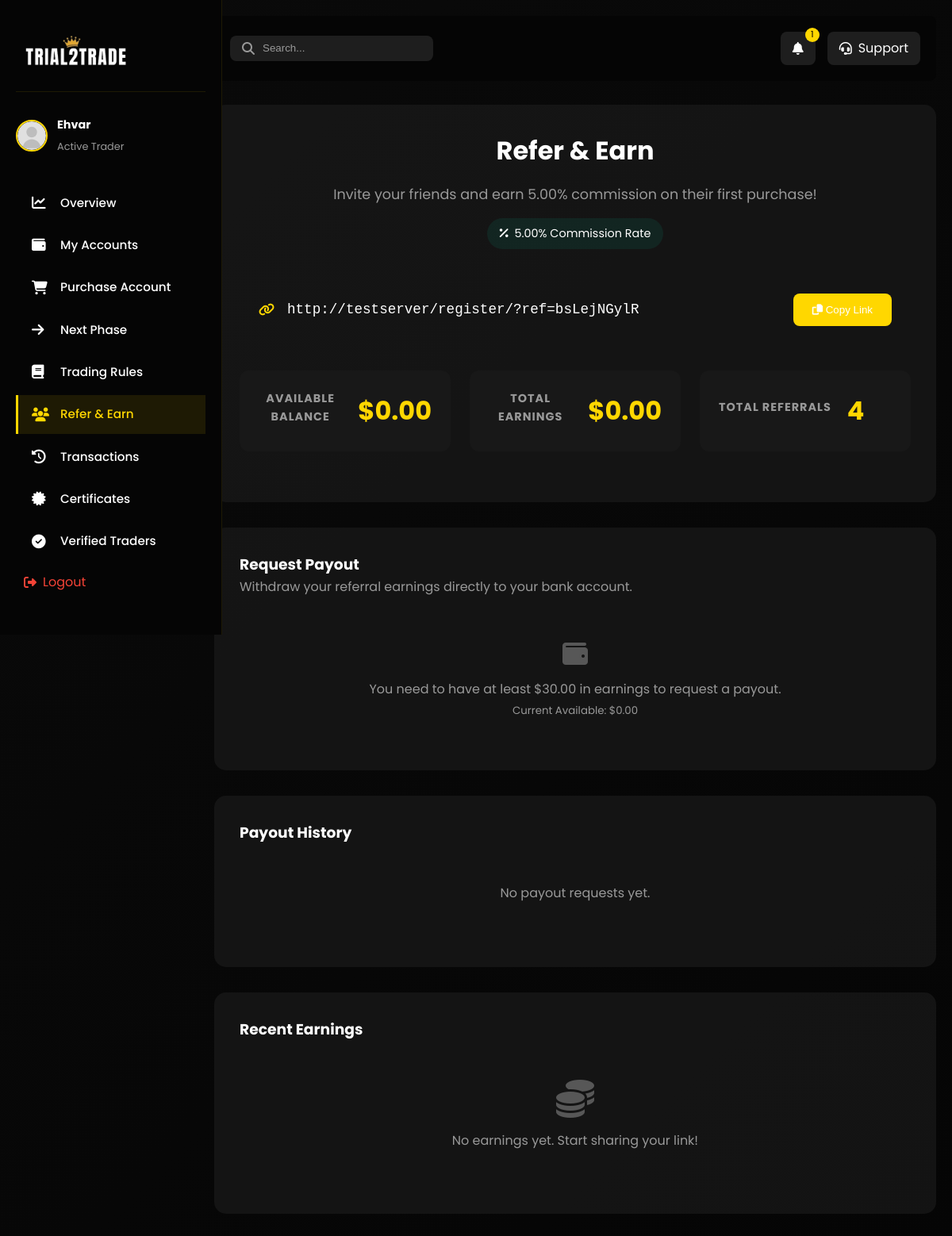
The app's page /dashboard-referral/ (signed in), older data.
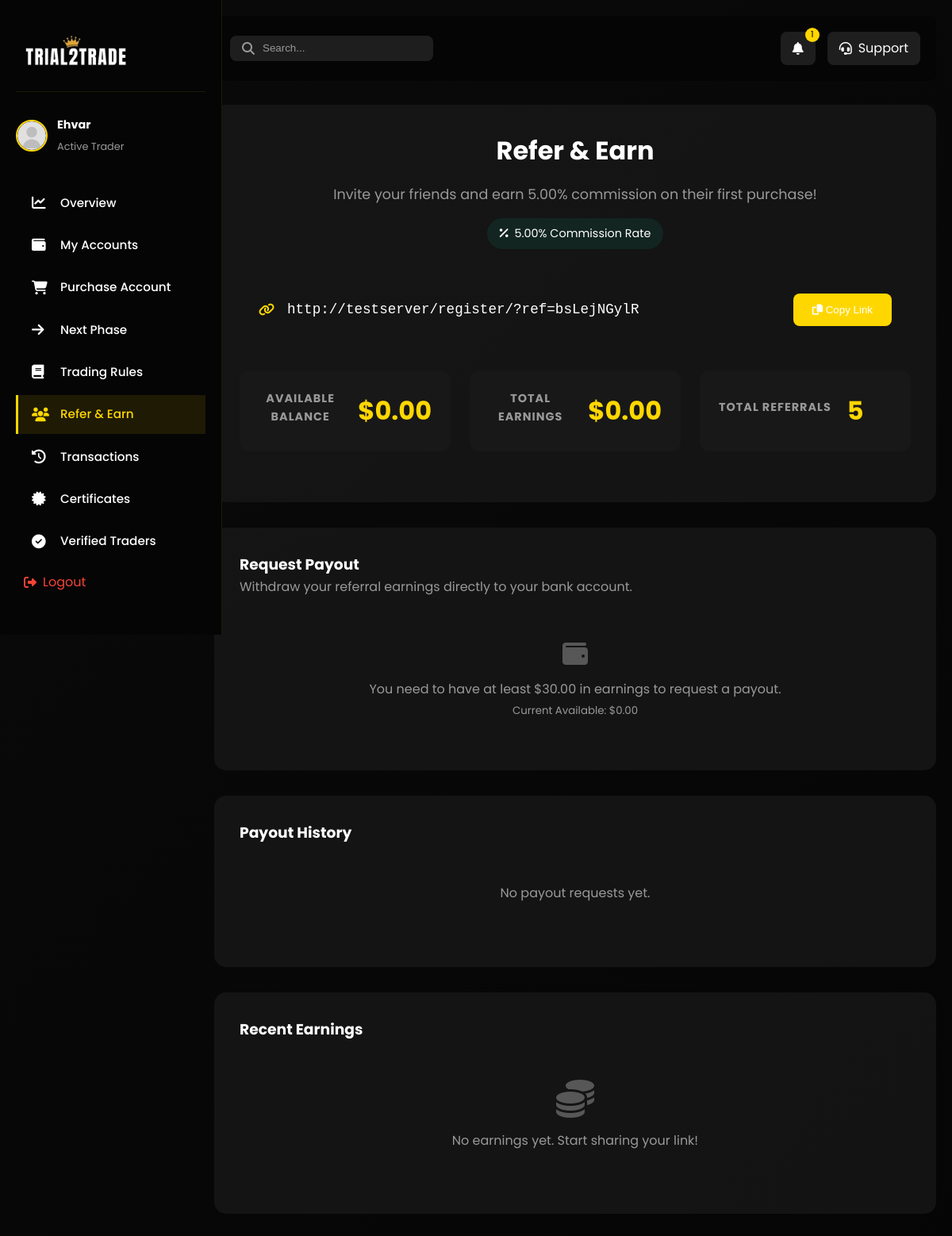
The same page, newer data.
### main/models.py (models this page shows, shortened)
class CustomUser(AbstractUser):
    first_name = models.CharField(max_length=20)
    last_name = models.CharField(max_length=20)
    username = models.CharField(max_length=20, unique=True)
    email = models.EmailField(unique=True)
    phone_number = models.CharField(max_length=15, null=True, unique=True)
    email_verification_code = models.CharField(max_length=6, blank=True, null=True)
    email_verification_expires = models.DateTimeField(blank=True, null=True)
    verification_code = models.CharField(max_length=6, null=True, blank=True)
    verification_code_expires = models.DateTimeField(null=True, blank=True)
    password_reset_code = models.CharField(max_length=6, blank=True, null=True)
    password_reset_expires = models.DateTimeField(blank=True, null=True)
    referral_code = models.CharField(max_length=20, unique=True, blank=True, null=True)
    referred_by = models.ForeignKey('self', on_delete=models.SET_NULL, null=True, blank=True, related_name='referrals')
    USERNAME_FIELD = 'email'
    REQUIRED_FIELDS = ['username']
    class Meta:
        verbose_name = 'User'
        verbose_name_plural = 'Users'

### main/views.py (the view, shortened to what this page needs)
# urls.py: path('dashboard-referral/', views.dashboard_referral, name='dashboard_referral'),
@login_required(login_url='/login_user')
def dashboard_referral(request):
    user = request.user
    referrals = user.referrals.all()
    earnings = user.referral_earnings.all().order_by('-created_at')
    total_earnings = sum(e.amount for e in earnings)
    referral_payouts = Payout.objects.filter(user=user, payout_type='referral').order_by('-created_at')
    total_payouts_sum = sum(p.amount for p in referral_payouts if p.status != 'rejected')
    available_balance = total_earnings - total_payouts_sum
    rate = getattr(settings, 'NGN_TO_USD_RATE', Decimal('0.00067'))
    try:
        rate = Decimal(str(rate))
    except Exception:
        rate = Decimal('0.00067')
    if rate <= 0:
        rate = Decimal('0.00067')
    def _ngn_to_usd(value):
        try:
            return (Decimal(str(value)) * rate).quantize(Decimal('0.01'))
        except Exception:
            return Decimal('0.00')
    def _usd_to_ngn(value):
        try:
            return (Decimal(str(value)) / rate).quantize(Decimal('0.01'))
        except Exception:
            return Decimal('0.00')
    total_earnings_usd = _ngn_to_usd(total_earnings)
    available_balance_usd = _ngn_to_usd(available_balance)
    for payout in referral_payouts:
        payout.amount_usd = _ngn_to_usd(payout.amount)
    for earning in earnings:
        earning.amount_usd = _ngn_to_usd(earning.amount)
        if earning.purchase:
            earning.purchase_amount_usd = _ngn_to_usd(earning.purchase.amount)
    form = ReferralPayoutForm()
    settings_obj = ReferralSettings.objects.first()
    commission_pct = settings_obj.commission_percentage if settings_obj else 10
    referral_link = request.build_absolute_uri(reverse('register')) + f'?ref={user.referral_code}'
    context = {
        'referral_link': referral_link,
        'referrals': referrals,
        'earnings': earnings,
        'total_earnings': total_earnings_usd,
        'available_balance': available_balance_usd,
        'referral_payouts': referral_payouts,
        'form': form,
        'commission_pct': commission_pct,
        'referral_code': user.referral_code,
        'global_alert': get_active_global_alert(),
    }
    return render(request, 'main/dashboard-referral.html', context)

### main/forms.py (shortened to what this page needs)
class ReferralPayoutForm(forms.Form):
    full_name = forms.CharField(max_length=200, widget=forms.TextInput(attrs={'class': 'form-control', 'placeholder': 'Full Name'}))
    bank_name = forms.CharField(max_length=200, widget=forms.TextInput(attrs={'class': 'form-control', 'placeholder': 'Bank Name'}))
    account_number = forms.CharField(max_length=100, widget=forms.TextInput(attrs={'class': 'form-control', 'placeholder': 'Account Number'}))
    amount = forms.DecimalField(max_digits=10, decimal_places=2, widget=forms.NumberInput(attrs={'class': 'form-control', 'placeholder': 'Amount'}))

### main/context_processors.py (called while the page is built)
def active_discount_code(request):
    active_code = DiscountCode.objects.filter(is_active=True).order_by('-created_at').first()
    return {'active_discount_code': active_code}

def announcement_count(request):
    count = Announcement.objects.filter(is_published=True).count()
    return {'announcement_count': count}

### main/views.py (called while the page is built)
def get_active_global_alert():
    try:
        from .models import GlobalAlert
        return GlobalAlert.objects.filter(is_active=True).order_by('-created_at').first()
    except Exception:
        return None

### main/templates/main/dashboard-referral.html (shortened to what the changed rows need)
{% load static %}
<!DOCTYPE html>
<html lang="en">
<head>
    <link rel="stylesheet" href="{% static 'css/style.css' %}">
    <link rel="stylesheet" href="{% static 'css/dashboard.css'%} ">
    <link rel="stylesheet" href="{% static 'css/dashboard-nav.css' %}">
    <link rel="stylesheet" href="https://cdnjs.cloudflare.com/ajax/libs/font-awesome/6.4.0/css/all.min.css">
    <link rel="stylesheet" href="{% static 'css/mobile-nav.css' %}">
</head>
<body>
    <nav class="dashboard-nav">
        <div class="user-info">
            <div class="user-details">
                <h4 class="user-name">{{ request.user.username }}</h4>
                <span class="user-status">Active Trader</span>
            </div>
        </div>
    </nav>
    <main class="dashboard-content">
        <div class="referral-card">
            <div class="referral-header">
                <h2>Refer & Earn</h2>
            </div>
            <div class="stats-grid">
                <div class="stat-card">
                    <h3>Total Referrals</h3>
                    <div class="value">{{ referrals.count }}</div>
                </div>
            </div>
        </div>
    </main>
</body>
</html>

Row changes from the older to the newer data that the page shows:
changed CustomUser "Ehvar": count "4" → "5"
